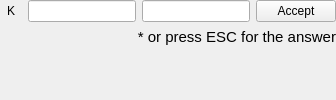
              <widget class="QWidget" name="textPage">
               <layout class="QVBoxLayout" name="verticalLayout_3">
                <property name="leftMargin">
                 <number>0</number>
                </property>
                <property name="topMargin">
                 <number>0</number>
                </property>
                <property name="rightMargin">
                 <number>0</number>
                </property>
                <property name="bottomMargin">
                 <number>0</number>
                </property>
                <item>
                 <layout class="QHBoxLayout" name="horizontalLayout_3">
                  <item>
                   <widget class="QToolButton" name="recognizeButton">
                    <property name="text">
                     <string>K</string>
                    </property>
                    <property name="icon">
                     <iconset resource="Resources/resources.qrc">
                      <normaloff>:/kanjipen.svg</normaloff>:/kanjipen.svg</iconset>
                    </property>
                    <property name="iconSize">
                     <size>
                      <width>18</width>
                      <height>18</height>
                     </size>
                    </property>
                    <property name="autoRaise">
                     <bool>true</bool>
                    </property>
                   </widget>
                  </item>
                  <item>
                   <widget class="ZKanaLineEdit" name="kanaAnswerEdit"/>
                  </item>
                  <item>
                   <widget class="ZLineEdit" name="defAnswerEdit"/>
                  </item>
                  <item>
                   <widget class="QPushButton" name="acceptButton">
                    <property name="focusPolicy">
                     <enum>Qt::NoFocus</enum>
                    </property>
                    <property name="text">
                     <string>Accept</string>
                    </property>
                   </widget>
                  </item>
                 </layout>
                </item>
                <item>
                 <widget class="QLabel" name="label_4">
                  <property name="font">
                   <font>
                    <pointsize>11</pointsize>
                   </font>
                  </property>
                  <property name="text">
                   <string>* or press ESC for the answer</string>
                  </property>
                  <property name="alignment">
                   <set>Qt::AlignRight|Qt::AlignTop|Qt::AlignTrailing</set>
                  </property>
                 </widget>
                </item>
               </layout>
              </widget>
